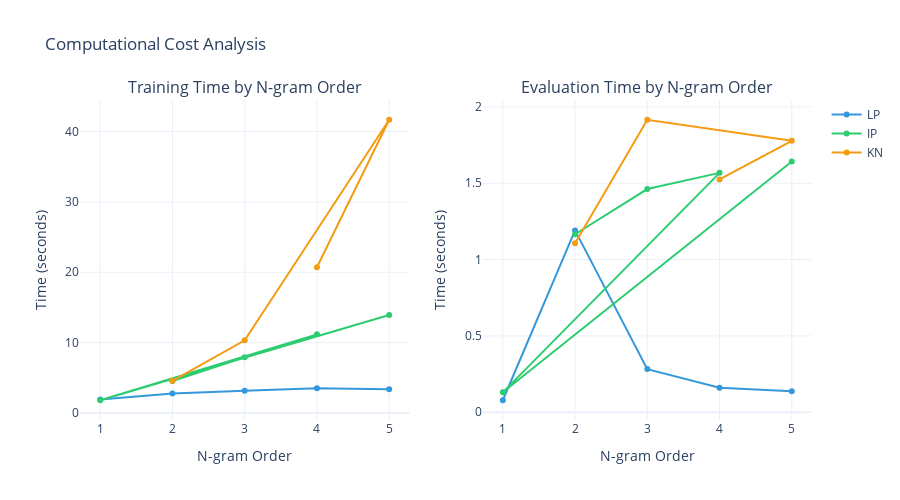

Here is the notebook cell this chart was saved with:
### Markdown cell above
### Training and Evaluation Time Analysis

### Code cell
# create subplot with training and eval times
fig = make_subplots(
    rows=1, cols=2,
    subplot_titles=('Training Time by N-gram Order', 'Evaluation Time by N-gram Order')
)

for smoothing in smoothing_methods:
    subset = df_results[df_results['smoothing'] == smoothing]
    if len(subset) > 0:
        # training time
        fig.add_trace(
            go.Scatter(
                x=subset['n'],
                y=subset['train_time'],
                mode='lines+markers',
                name=smoothing,
                line=dict(color=colors.get(smoothing, '#000000')),
                showlegend=True
            ),
            row=1, col=1
        )

        # eval time
        fig.add_trace(
            go.Scatter(
                x=subset['n'],
                y=subset['eval_time'],
                mode='lines+markers',
                name=smoothing,
                line=dict(color=colors.get(smoothing, '#000000')),
                showlegend=False
            ),
            row=1, col=2
        )

fig.update_xaxes(title_text="N-gram Order", row=1, col=1)
fig.update_xaxes(title_text="N-gram Order", row=1, col=2)
fig.update_yaxes(title_text="Time (seconds)", row=1, col=1)
fig.update_yaxes(title_text="Time (seconds)", row=1, col=2)

fig.update_layout(
    height=500,
    template="plotly_white",
    title_text="Computational Cost Analysis"
)

fig.show()

### Figure 1 — Plotly figure (JSON) as saved in the notebook; plotly's stock layout.template omitted (floating-point values rounded to 4 significant figures)
{"data": [{"line": {"color": "#3498db"}, "mode": "lines+markers", "name": "LP", "showlegend": true, "x": [1, 2, 3, 4, 5], "y": [1.919, 2.781, 3.163, 3.511, 3.371], "type": "scatter", "xaxis": "x", "yaxis": "y"}, {"line": {"color": "#3498db"}, "mode": "lines+markers", "name": "LP", "showlegend": false, "x": [1, 2, 3, 4, 5], "y": [0.07855, 1.191, 0.2825, 0.1611, 0.1377], "type": "scatter", "xaxis": "x2", "yaxis": "y2"}, {"line": {"color": "#2ecc71"}, "mode": "lines+markers", "name": "IP", "showlegend": true, "x": [2, 3, 4, 1, 5], "y": [4.538, 7.914, 11.17, 1.811, 13.92], "type": "scatter", "xaxis": "x", "yaxis": "y"}, {"line": {"color": "#2ecc71"}, "mode": "lines+markers", "name": "IP", "showlegend": false, "x": [2, 3, 4, 1, 5], "y": [1.166, 1.462, 1.568, 0.1304, 1.643], "type": "scatter", "xaxis": "x2", "yaxis": "y2"}, {"line": {"color": "#f39c12"}, "mode": "lines+markers", "name": "KN", "showlegend": true, "x": [4, 5, 3, 2], "y": [20.72, 41.67, 10.32, 4.576], "type": "scatter", "xaxis": "x", "yaxis": "y"}, {"line": {"color": "#f39c12"}, "mode": "lines+markers", "name": "KN", "showlegend": false, "x": [4, 5, 3, 2], "y": [1.525, 1.778, 1.916, 1.107], "type": "scatter", "xaxis": "x2", "yaxis": "y2"}], "layout": {"xaxis": {"anchor": "y", "domain": [0.0, 0.45], "title": {"text": "N-gram Order"}}, "yaxis": {"anchor": "x", "domain": [0.0, 1.0], "title": {"text": "Time (seconds)"}}, "xaxis2": {"anchor": "y2", "domain": [0.55, 1.0], "title": {"text": "N-gram Order"}}, "yaxis2": {"anchor": "x2", "domain": [0.0, 1.0], "title": {"text": "Time (seconds)"}}, "annotations": [{"font": {"size": 16}, "showarrow": false, "text": "Training Time by N-gram Order", "x": 0.225, "xanchor": "center", "xref": "paper", "y": 1.0, "yanchor": "bottom", "yref": "paper"}, {"font": {"size": 16}, "showarrow": false, "text": "Evaluation Time by N-gram Order", "x": 0.775, "xanchor": "center", "xref": "paper", "y": 1.0, "yanchor": "bottom", "yref": "paper"}], "title": {"text": "Computational Cost Analysis"}, "height": 500}}
